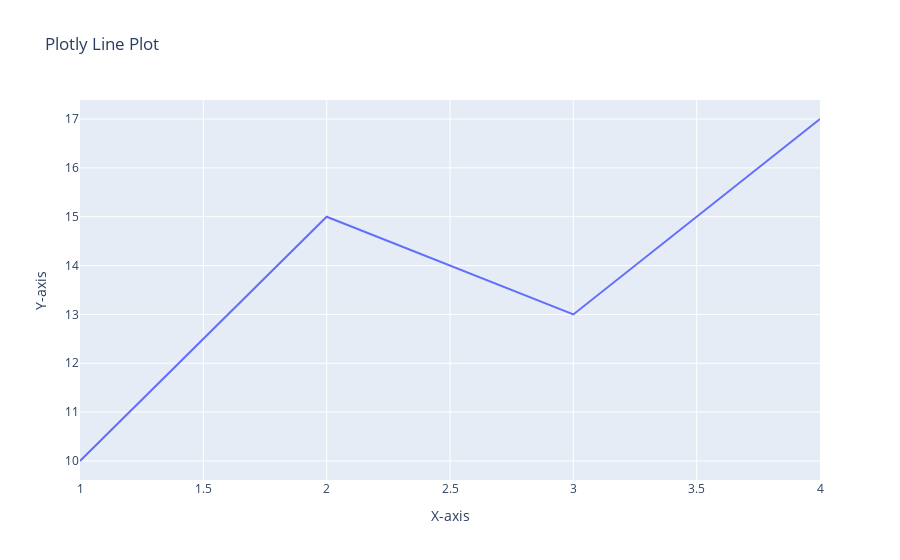

The notebook cell saved with this chart:
### Markdown cell above
---

### 🚀 **Plotly**

- 🧾 **Overview**:  
  A powerful **graphing library** for creating **interactive, web-based visualizations**. Ideal for dashboards, analytics apps, and **data storytelling**. Works offline or online.

- ✅ **Pros**:
  - 🖱️ **Interactive plots** (zoom, hover, pan, tooltips).
  - 📊 **Wide variety of chart types**, including animations and subplots.
  - 🌍 Built-in support for **3D plots** and **geographic maps**.
  - 💡 Easy sharing via **HTML export**, notebooks, or web platforms.

- ❌ **Cons**:
  - 🧗♂️ Can have a **steeper learning curve** if you're used to static libraries.
  - 💰 The **free tier** has limitations for advanced features (e.g., cloud collaboration).

---

### Code cell
import plotly.graph_objects as go

fig = go.Figure(data=go.Scatter(x=[1, 2, 3, 4], y=[10, 15, 13, 17], mode='lines'))
fig.update_layout(title='Plotly Line Plot', xaxis_title='X-axis', yaxis_title='Y-axis')
fig.show()

### Figure 1 — Plotly figure (JSON) as saved in the notebook; plotly's stock layout.template omitted (floating-point values rounded to 4 significant figures)
{"data": [{"mode": "lines", "type": "scatter", "x": [1, 2, 3, 4], "y": [10, 15, 13, 17]}], "layout": {"title": {"text": "Plotly Line Plot"}, "xaxis": {"title": {"text": "X-axis"}}, "yaxis": {"title": {"text": "Y-axis"}}}}
